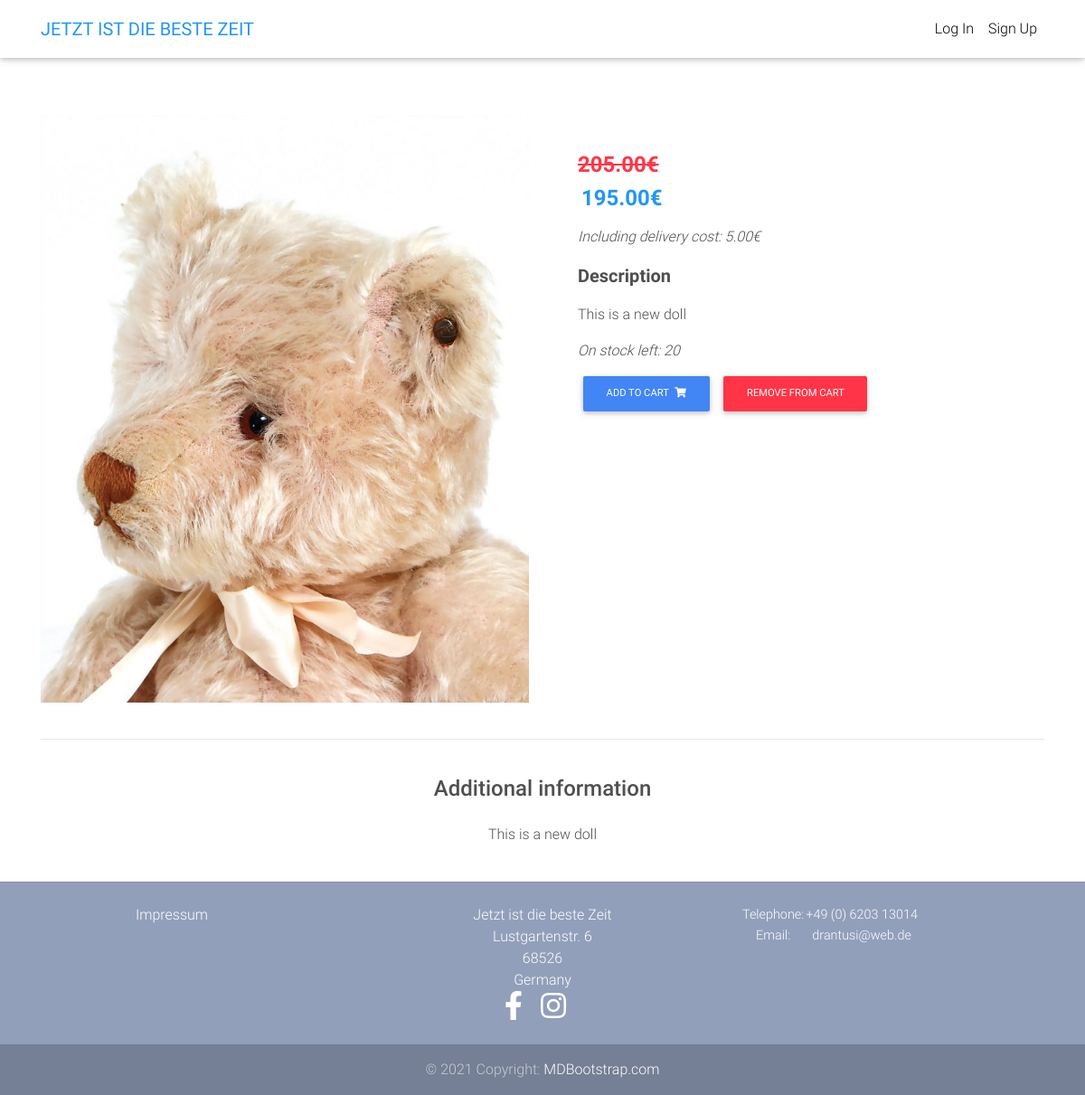
The app's page /product/doll-test-2/ with its own data.
### core/models.py (models this page shows, shortened)
class Item(models.Model):
    title = models.CharField(max_length=100)
    price = models.DecimalField(decimal_places=2, max_digits=10)
    delivery_price = models.DecimalField(
        decimal_places=2,
        max_digits=10,
        blank=True,
        null=True,
    )
    discount_price = models.DecimalField(
        decimal_places=2,
        max_digits=10,
        blank=True,
        null=True,
    )
    category = models.ForeignKey(
        CategoryItem,
        on_delete=models.SET_NULL,
        null=True,
        default=''
        )
    label = models.CharField(
        choices=LABEL_CHOICES, max_length=1, null=True, blank=True)
    stock = models.PositiveIntegerField()
    slug = AutoSlugField(populate_from='title', unique_with='id')
    title_image = models.ImageField(
        upload_to='items/' + str(title) + '/images/')
    description = models.TextField()
    additional_information = models.TextField(blank=True, null=True)
    additional_information_image1 = models.ImageField(
        upload_to='items/' + str(title) + '/images/', blank=True, null=True)
    additional_information_image2 = models.ImageField(
        upload_to='items/' + str(title) + '/images/', blank=True, null=True)
    additional_information_image3 = models.ImageField(
        upload_to='items/' + str(title) + '/images/', blank=True, null=True)
    created_date = models.DateTimeField(auto_now_add=True)
    how_many_times_ordered = models.IntegerField(default='0')
    def get_add_to_cart_url(self):
        return reverse('core:add-to-cart', kwargs={
            'slug': self.slug})
    def get_remove_from_cart_url(self):
        return reverse('core:remove-from-cart', kwargs={
            'slug': self.slug})
    def get_price_delivery(self):
        return self.price + self.delivery_price
    def get_final_price(self):
        if self.discount_price:
            return self.discount_price
        return self.price
    def get_final_price_delivery(self):
        return self.get_final_price() + self.delivery_price

### core/views.py (the view)
# urls.py: path('product/<slug>/', ItemDetailView.as_view(), name='product'),
class ItemDetailView(DetailView):
    model = Item
    template_name = 'product.html'

### templates/product.html (shortened to what this page needs)
{% extends "base.html" %}
{% block content %}
  <main class="mt-1 pt-1">
    <div class="container dark-grey-text mt-5">
      <div class="row wow fadeIn">
        <div class="col-md-6 mb-4">
          <img src="{{ object.title_image.url }}" class="img-fluid" alt="">
        </div>
        <div class="col-md-6 mb-4">
          <div class="p-4">
            <p class="lead">
              <h4 class="font-weight-bold blue-text">
                <strong>
                  {% if object.discount_price %}
                    <span class="mr-1">
                      <h4 class="font-weight-bold text-danger">
                        <del>{{ object.get_price_delivery }}&euro;</del>
                      </h4>
                    </span>
                    <span>{{ object.get_final_price_delivery }}&euro;</span>
                  {% else %}
                    <span>{{ object.get_final_price_delivery }}&euro;</span>
                  {% endif %}
                </strong>
              </h4>
            </p>
            <p class="font-italic">Including delivery cost: {{ object.delivery_price }}&euro;</p>
            <p class="lead font-weight-bold">Description</p>
            <p>{{ object.description }}</p>
            {% if object.stock != 0 %}
              <p class="font-italic">On stock left: {{ object.stock }} </p>
              <a href="{{ object.get_add_to_cart_url }}" class="btn btn-primary btn-md my-0 p">
              Add to cart
              <i class="fas fa-shopping-cart ml-1"></i>
              </a>
              <a href="{{ object.get_remove_from_cart_url }}" class="btn btn-danger btn-md my-0 p">
              Remove from cart
              </a>
            {% else %}
              <p class="font-weight-bold red-text">On stock left: {{ object.stock }} </p>
            {% endif %}
          </div>
        </div>
      </div>
      <hr>
      <div class="row d-flex justify-content-center wow fadeIn">
        {% if object.additional_information %}
          <div class="col-md-6 text-center">
            <h4 class="my-4 h4">Additional information</h4>
            <p>{{ object.additional_information }}</p>
          </div>
        {% endif %}
      </div>
    </div>
  </main>
{% endblock content %}

### templates/base.html (style rules this page uses)
html, body, header, .carousel { height: 60vh; }

### records on screen
Item: title_image (picture), get_price_delivery "205.00", get_final_price_delivery "195.00", delivery_price "5.00", description "This is a new doll", stock "20", additional_information "This is a new doll"
